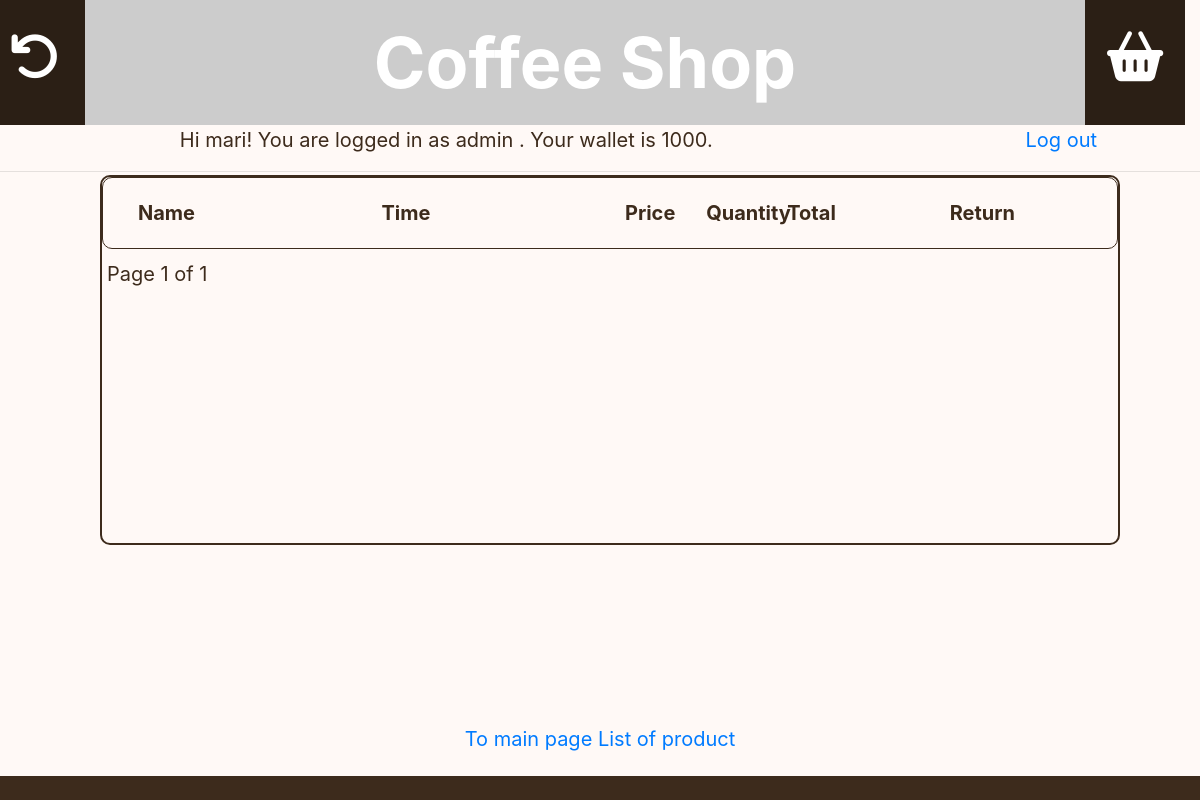
Page /basket/ (signed in) on the earlier database version.
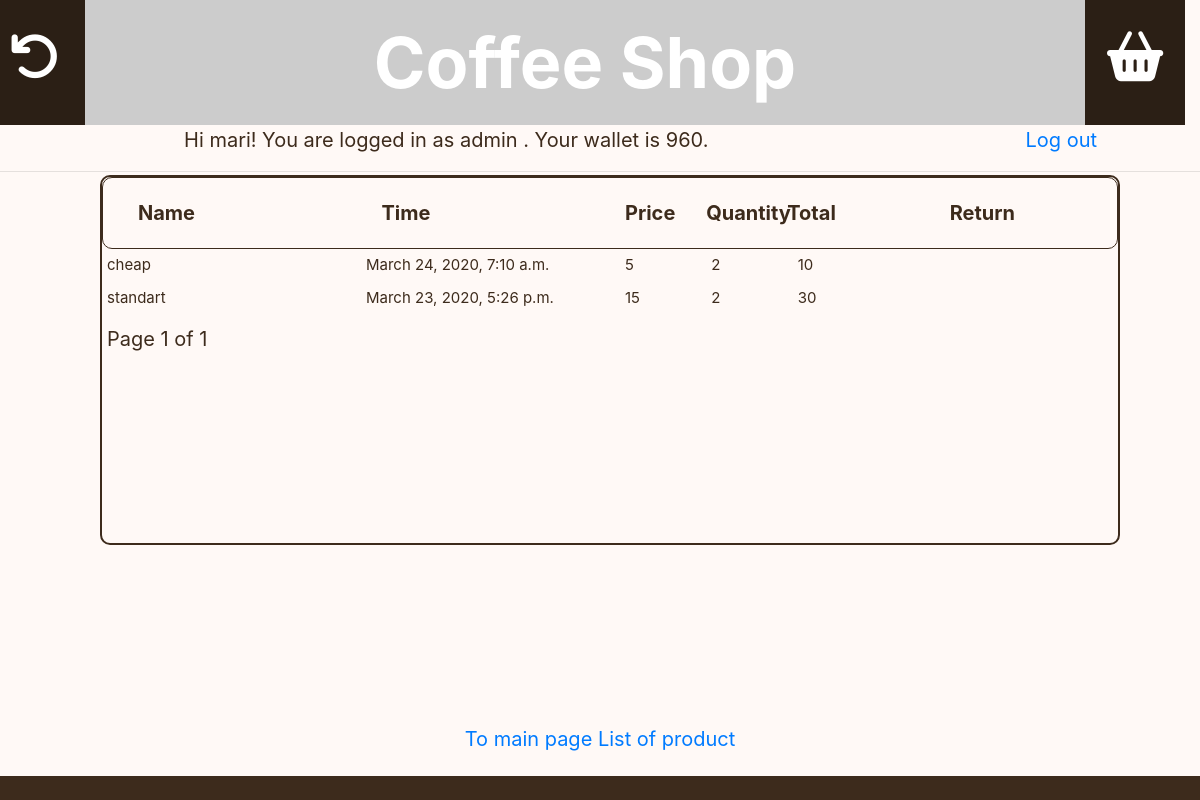
Same page on the later database version.
### shop_app/models.py (models this page shows, shortened)
class Customer(AbstractUser):
    wallet = models.PositiveIntegerField(default=1000)

class Purchase(models.Model):
    customer = models.ForeignKey(Customer, on_delete=models.DO_NOTHING)
    product = models.ForeignKey(Product, on_delete=models.DO_NOTHING, default=object)
    cnt = models.PositiveSmallIntegerField(default=0, blank=True, null=True)
    create_at = models.DateTimeField(auto_now_add=True)
    update_at = models.DateTimeField(auto_now=True, blank=True, null=True)
    to_return = models.BooleanField(default=False, blank=True, null=True)
    returned = models.BooleanField(default=False, blank=True, null=True)
    def is_returnable(self):
        return datetime.timedelta(minutes=3) > timezone.now() - self.create_at
    class Meta:
        ordering = ['-create_at']

class Product(models.Model):
    picture = models.ImageField(max_length=100, blank=True, null=True)
    title = models.CharField(max_length=30, unique=True)
    text = models.CharField(max_length=100, blank=True, null=True)
    price = models.PositiveIntegerField(blank=True, null=True)
    quantity = models.PositiveIntegerField(default=0)

### shop_app/views.py (the view)
# urls.py: path('basket/', cls.PurchaseListView.as_view(), name='basket'),
class PurchaseListView(LoginRequiredMixin, ListView):
    model = Purchase
    paginate_by = 6
    template_name = 'basket.html'
    queryset = Purchase.objects.all()
    def get_queryset(self):
        return Purchase.objects.filter(customer=self.request.user, returned=False)

### templates/basket.html (shortened to what this page needs)
{% extends 'base.html' %}
{% block content %}
<div class="row" style="border:solid 1px rgb(61, 43, 28); border-radius:10px; font-weight:bold;
    padding:20px; text-align:left; margin:0px;">
    <div class="col-3">
        Name
    </div>
    <div class="col-3">
        Time
    </div>
    <div class="col-1">
        Price
    </div>
    <div class="col-1">
        Quantity
    </div>
    <div class="col-1">
        Total
    </div>
    <div class="col-1"></div>
    <div class="col-1">
        {% if request.user.is_authenticated %}
        Return
        {% endif %}
    </div>
    <div class="col-1"></div>
</div>
{% for object in page_obj %}
<div class="row" style="font-size:15px; padding:5px; text-align:left;">
    <div class="col-3">
        {{object.product.title}}
    </div>
    <div class="col-3">
        {{object.create_at}}
    </div>
    <div class="col-1">
        {{object.product.price}}
    </div>
    <div class="col-1">
        {{object.cnt}}
    </div>
    <div class="col-1">
        {% widthratio object.product.price 1 object.cnt %}
    </div>
    <div class="col-1"></div>
    <div class="col-1">
    </div>
    <div class="col-1"></div>
</div>
{% endfor %}
<div class="row" style="padding:10px 0 0 20px;">
    <div class="pagination">
    <span class="step-links">
        <span class="current">
            Page {{ page_obj.number }} of {{ page_obj.paginator.num_pages }}
        </span>
    </span>
    </div>
</div>
{% endblock %}
{% block links %}
<a href="{% url 'index' %}">To main page</a>
<a href="{% url 'products_list' %}">List of product</a>
{% endblock%}

### templates/base.html (shortened to what this page needs)
<!DOCTYPE html>
<html lang="en">
<head>
    <link rel="stylesheet" href="https://stackpath.bootstrapcdn.com/bootstrap/4.3.1/css/bootstrap.min.css"
>
</head>
<body style="background-color:rgb(255, 249, 246);">
<header style="width:100%">
    <div class="row"
         style="background-color: rgb(43, 31, 21); color: white; font-size:50px; width:100%;">
         <div class="col-1" style="text-align:center; padding:20px;">
            {% if request.user.is_superuser %}
            <a href="{% url 'purchase_return' %}"><i class="fas fa-undo" style="color:white;"></i></a>
            {% endif %}
        </div>
        <div class="col-10" style="text-align:center; padding:10px; background-image:url(https://i.picsum.photos/id/766/1300/150.jpg); font-size:70px; font-weight: bold;"> Coffee Shop</div>
        <div class="col-1" style="text-align:center; padding:20px;">
            {% if request.user.is_authenticated %}
            <a href="{% url 'basket' %}"><i class="fas fa-shopping-basket" style="color:white;"></i></a>
            {% endif %}
        </div>
    </div>
    <div class="row" style="color:rgb(61, 43, 28); font-size:20px;">
        <div class="col-9" style="text-align:center;">
            {% if request.user.is_authenticated %}
            Hi {{user.username}}! You are logged in
            {% if request.user.is_superuser %}
            as admin
            {% else %}
            as customer
            {% endif %}.
            Your wallet is {{user.wallet}}.
            {% else %}
            You aren't authorized! To buy products you must login!
            {% endif %}
        </div>
        <div class="col-3" style="text-align:center;">
            {% if request.user.is_authenticated %}
            <a href="{% url 'logout' %}">Log out</a>
            {% endif %}
        </div>
    </div>
</header>
<hr>
<div style="color:rgb(61, 43, 28); text-align:left; font-size: 20px; border:2px solid rgb(61, 43, 28); border-radius:10px;
margin: 0 100px 0 100px; width:85%; position:fixed; top:175px; bottom:12%; height:370px;">
    {% block content %}
    {% endblock %}
</div>
<div style="padding:20px; color:rgb(61, 43, 28); text-align:center; font-size: 20px; position: fixed; width: 100%; top: 88%; bottom: 3%">
    {% block links %}
    {% endblock%}
</div>
<footer class="footer"
        style="color: white; text-align: center; background-color: rgb(61, 43, 28); position: fixed; width: 100%; top: 97%; bottom: 0%">
</footer>
</body>
</html>

Differences in the rows shown:
changed Customer "mari": wallet "1000" → "960"
added Purchase: product "cheap", create_at "March 24, 2020, 7:10 a.m.", product.price "5", cnt "2", product+cnt "10"
added Purchase: product "standart", create_at "March 23, 2020, 5:26 p.m.", product.price "15", cnt "2", product+cnt "30"
